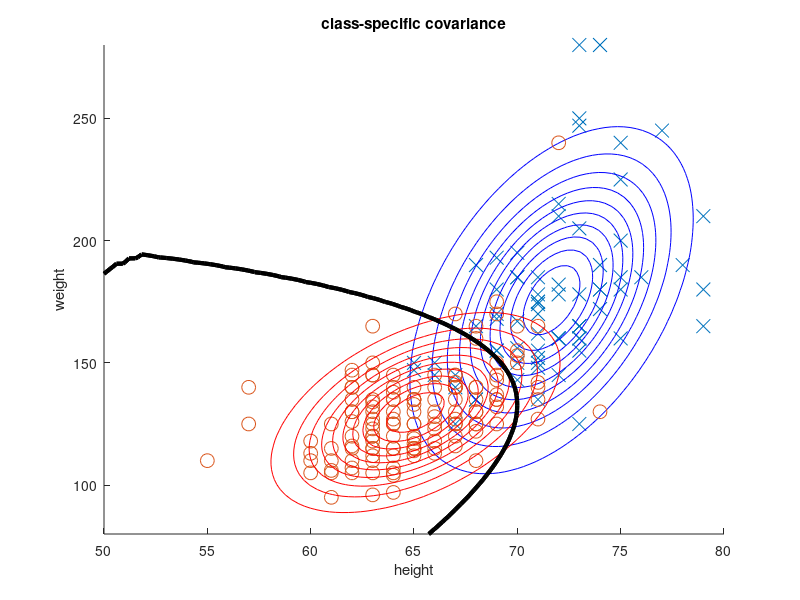

Here is the MATLAB script that generated this plot: (Note: this script raises an error after producing the figure.)
%% Linear/ quadratic discriminant analysis for Height Weight data

rawdata = dlmread('heightWeightDataSimple.txt'); % comma delimited file
data.Y = rawdata(:,1); % 1=male, 2=female
data.X = [rawdata(:,2) rawdata(:,3)]; % height, weight
maleNdx = find(data.Y == 1);
femaleNdx = find(data.Y == 2);
classNdx = {maleNdx, femaleNdx};

% Plot class conditional densities 
for tied=[false true]
  figure;
  colors = 'br';
  sym = 'xo';
  styles = {'bx', 'ro'};
  for c=1:2
    X = data.X(classNdx{c},:);
    % fit Gaussian
    mu{c}= mean(X);
    if tied
      Sigma{c} = cov(data.X); % all classes
    else
      Sigma{c} = cov(X); % class-specific
    end
    str = sprintf('%s%s', sym(c), colors(c));
    % Plot data and model
    h=scatter(X(:,1), X(:,2), 100, str); %set(h, 'markersize', 10);
    hold on;
    [x,y] = meshgrid(linspace(50,80,100), linspace(80,280,100));
    [m,n]=size(x);
    X = [reshape(x, n*m, 1) reshape(y, n*m, 1)];
    g{c} = reshape(mvnpdf(X, mu{c}(:)', Sigma{c}), [m n]);
    contour(x,y,g{c}, colors(c));
  end
  xlabel('height'); ylabel('weight')
  % Draw decision boundary
  for c=1:2
    [cc,hh]=contour(x,y,g{1}-g{2},[0 0], '-k');
    set(hh,'linewidth',3);
  end
  if tied
    title('tied covariance')
    printPmtkFigure(sprintf('heightWeightLDA'))
  else
    title('class-specific covariance')
    printPmtkFigure(sprintf('heightWeightQDA'))
  end
end
